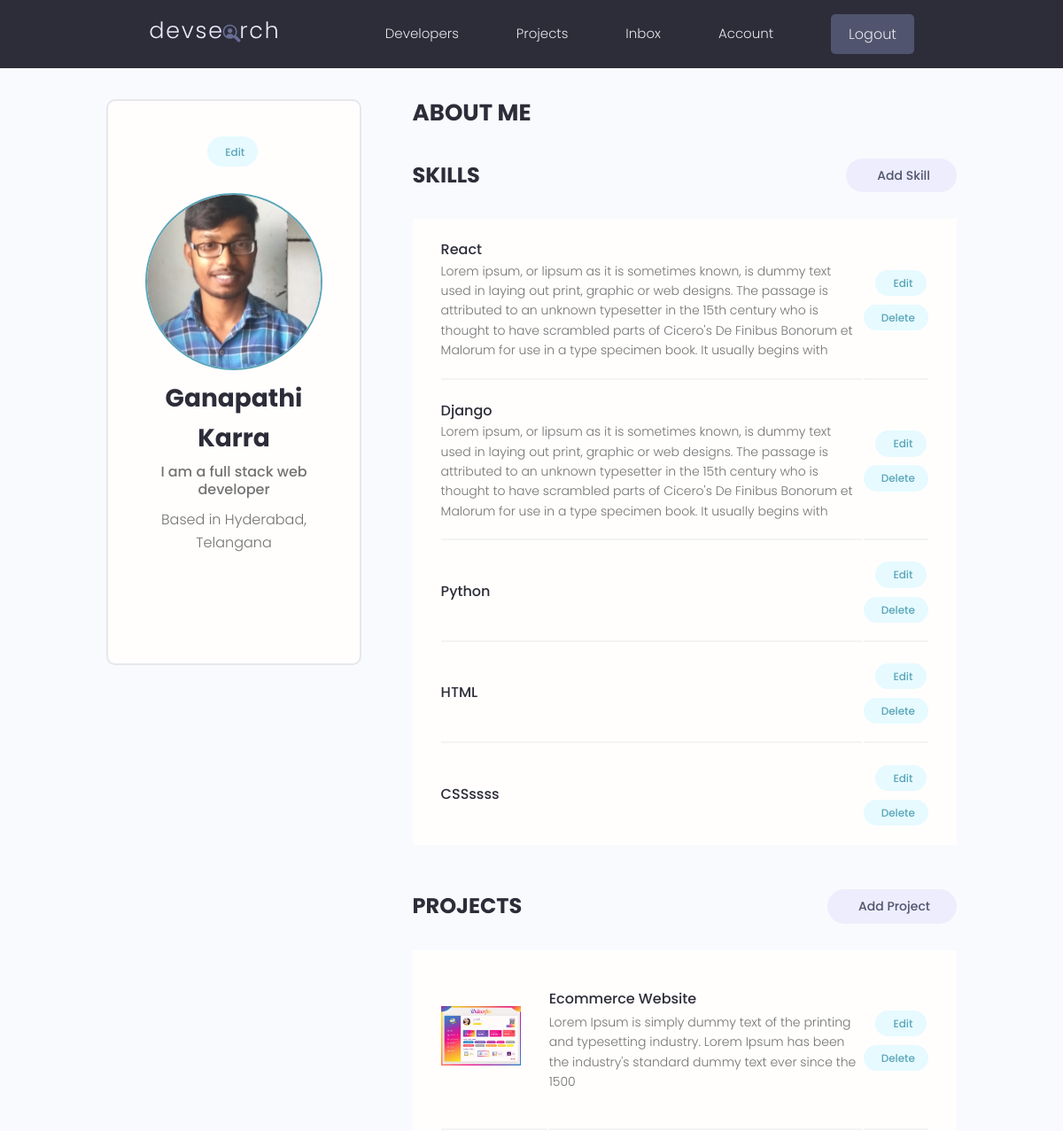
Page /account/ (signed in, upper part) on the earlier database version.
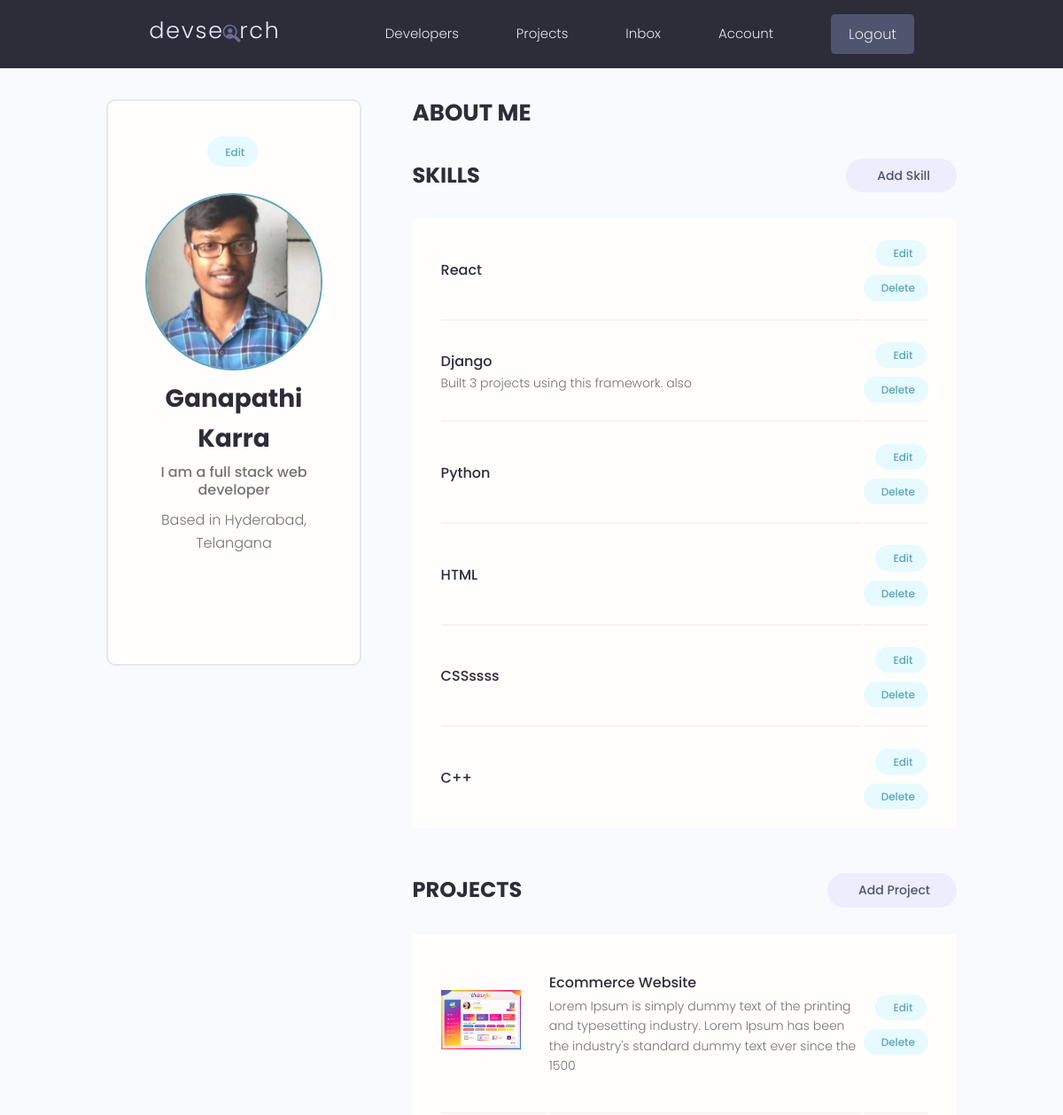
Same page on the later database version.
### users/models.py (models this page shows, shortened)
class Skill(models.Model):
    owner = models.ForeignKey(Profile,on_delete=models.CASCADE, null=True,blank=True)
    name = models.CharField(max_length=200,null=True,blank=True)
    description = models.TextField(null=True,blank=True)
    created = models.DateTimeField(auto_now_add=True)
    id = models.UUIDField(default=uuid.uuid4,unique=True,primary_key=True,editable=False)

### projects/models.py (models this page shows, shortened)
class Project(models.Model):
    owner = models.ForeignKey(Profile,on_delete=models.CASCADE,null=True,blank=True)
    title = models.CharField(max_length=200)
    description = models.TextField(null=True,blank=True)
    featured_image = models.ImageField(null=True,blank=True, default='default.jpg')
    demo_link = models.CharField(max_length=2000, null=True,blank=True)
    source_link = models.CharField(max_length=2000, null=True,blank=True)
    tags = models.ManyToManyField('Tag',blank=True) #anotherway: tag = models.ManyToManyField(Tag,null=True)
    vote_total = models.IntegerField(default=0,null=True,blank=True)
    vote_ratio = models.IntegerField(default=0,null=True,blank=True)
    created = models.DateTimeField(auto_now_add=True)
    id = models.UUIDField(default=uuid.uuid4,unique=True,primary_key=True,editable=False)
    class Meta:
        ordering = ['-vote_ratio','-vote_total','title']      #desc: ['-created']
    @property
    def imageurl(self):
        try:    url = self.featured_image.url
        except: url = ''
        return url

### users/views.py (the view)
# urls.py: path('account/',views.getaccount,name='account'),
@login_required(login_url='login')
def getaccount(req):
    prof = req.user.profile
    projs = prof.project_set.all()
    skills = prof.skill_set.all()
    cntxt = {'prof':prof, 'skills':skills,'projs':projs}
    return render(req,'users/account.html',cntxt)

### users/models.py (called while the page is built)
    @property
    def imageurl(self):
        try:    url = self.profile_image.url
        except: url = ''
        return url

### users/templates/users/account.html (shortened to what this page needs)
{% extends 'main.html' %}
{% block conten %}
<main class="settingsPage profile my-md">
<div class="container">
<div class="layout">
    <div class="column column--1of3">
    <div class="card text-center">
        <div class="card__body dev">
        <a class="tag tag--pill tag--main settings__btn" href="{% url 'editprofile' %}"> Edit</a>
        <img class="avatar avatar--xl dev__avatar" src="{{prof.imageurl}}" />
        <h2 class="dev__name">{{prof.name}}</h2>
        <p class="dev__title">{{prof.short_intro}}</p>
        <p class="dev__location">Based in {{prof.location}}</p>
        <ul class="dev__social">
          </ul>
        </div>
    </div>
    </div>
    <div class="column column--2of3">
    <div class="devInfo">
        <h3 class="devInfo__title">About Me</h3>
    </div>
    <div class="settings">
        <h3 class="settings__title">Skills</h3>
        <a class="tag tag--pill tag--sub settings__btn tag--lg" href="{% url 'createskill' %}"> Add Skill</a>
    </div>
    <table class="settings__table">
        {% for skill in skills %}
            <tr>
            <td class="settings__tableInfo">
                <h4>{{skill.name}}</h4>
                <p>{{skill.description}}</p>
            </td>
            <td class="settings__tableActions">
                <a class="tag tag--pill tag--main settings__btn" href="{% url 'updateskill' skill.id %}"> Edit</a>
                <a class="tag tag--pill tag--main settings__btn" href="{% url 'deleteskill' skill.id %}?next=/account">
                Delete</a>
            </td>
            </tr>
        {% endfor %}
    </table>
    <div class="settings">
        <h3 class="settings__title">Projects</h3>
        <a class="tag tag--pill tag--sub settings__btn tag--lg" href="{% url 'createproject' %}"> Add Project</a>
    </div>
    <table class="settings__table">
        {% for proj in projs %}
            <tr>
            <td class="settings__thumbnail">
                <a href="{% url 'project' proj.id %}"><img src="{{proj.imageurl}}" alt="Project Thumbnail" /></a>
            </td>
            <td class="settings__tableInfo">
                <a href="{% url 'project' proj.id %}">{{proj.title}}</a>
                <p>{{proj.description|slice:"150"}}</p>
            </td>
            <td class="settings__tableActions">
                <a class="tag tag--pill tag--main settings__btn" href="{% url 'updateproject' proj.id %}"> Edit</a>
                <a class="tag tag--pill tag--main settings__btn" href="{% url 'deleteproject' proj.id %}?next=/account">
                Delete</a>
            </td>
            </tr>
        {% endfor %}
    </table>
    </div>
</div>
</div>
</main>
{% endblock conten %}

Differences in the rows shown:
changed Skill "React": description "Lorem ipsum, or lipsum as it is sometimes known, is dummy text used in laying out print, graphic or web designs. The passage is attributed to an unknown typesetter in the 15th century who is thought to have scrambled parts of Cicero's De Finibus Bonorum et Malorum for use in a type specimen book. It usually begins with" → (not shown)
changed Skill "Django": description "Lorem ipsum, or lipsum as it is sometimes known, is dummy text used in laying out print, graphic or web designs. The passage is attributed to an unknown typesetter in the 15th century who is thought to have scrambled parts of Cicero's De Finibus Bonorum et Malorum for use in a type specimen book. It usually begins with" → "Built 3 projects using this framework. also"
added Skill: name "C++"
